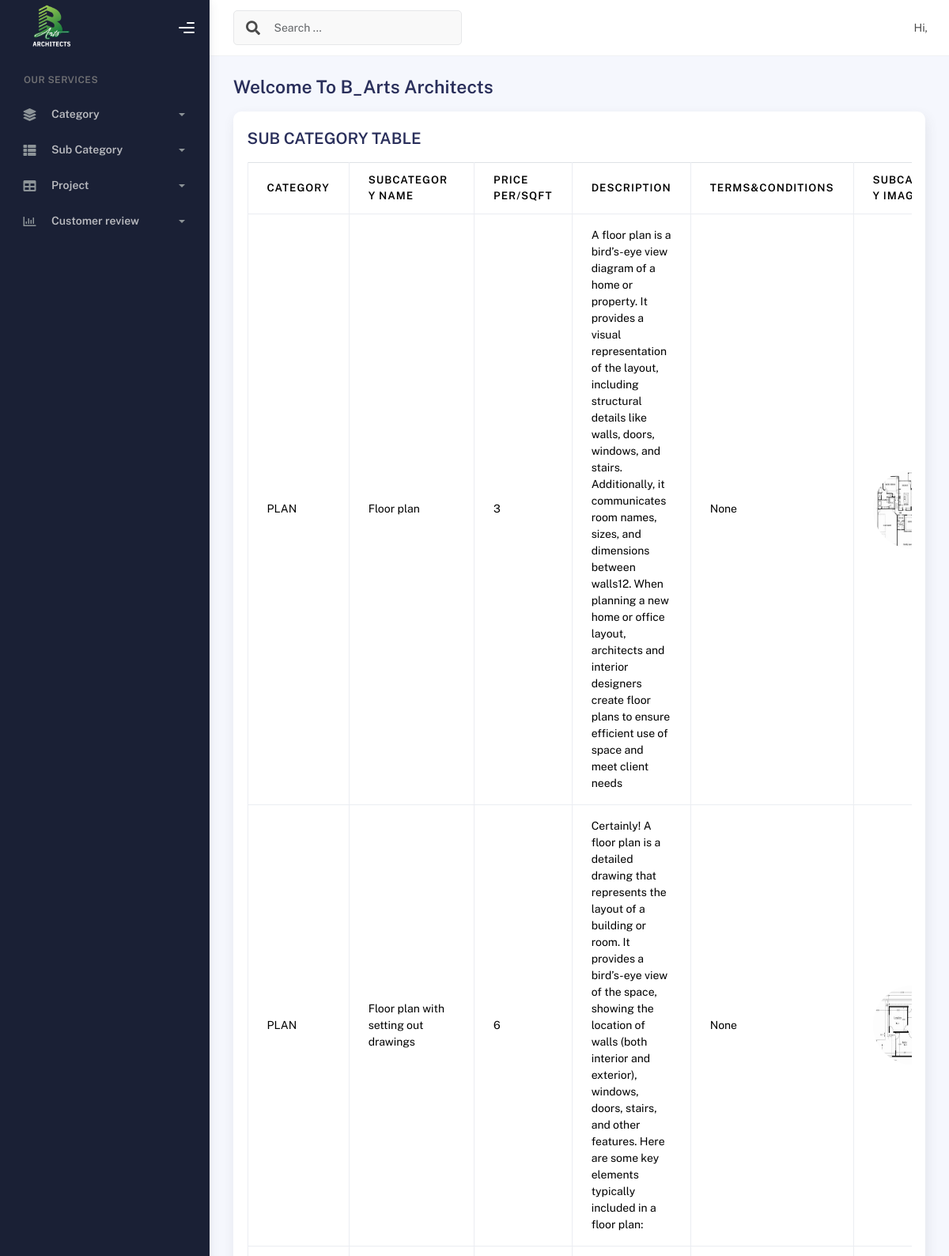
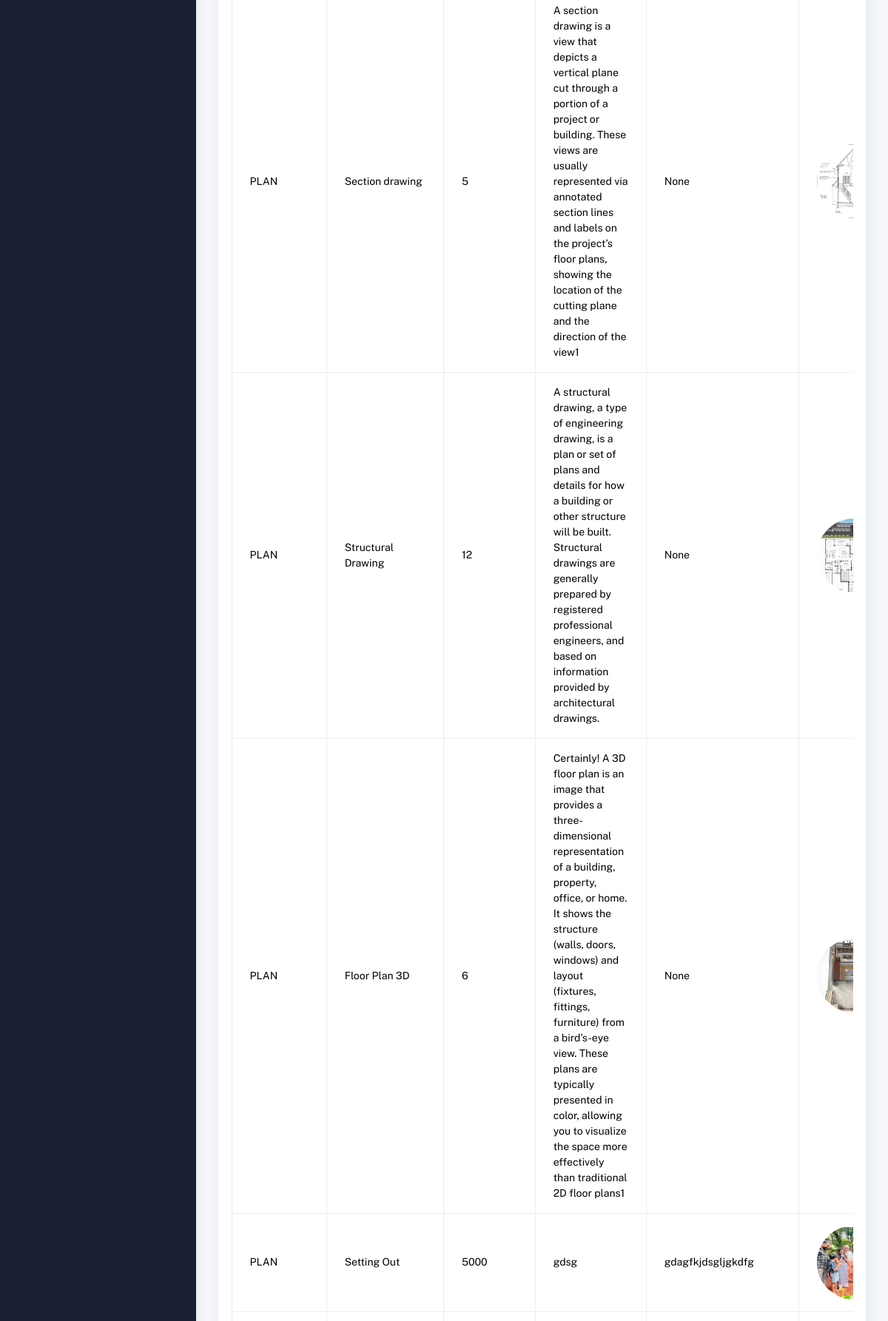
The page /Bartsapp/Dispaly_subcategory/ (upper part) on the database its author committed (2 pictures, top to bottom).
### Bartsapp/models.py (models this page shows)
class sub_categorydb(models.Model):
    Category=models.CharField(max_length=100,blank=True,null=True)
    subcategory_name=models.CharField(max_length=100,blank=True,null=True)
    Price=models.IntegerField(null=True,blank=True)
    Description=models.CharField(max_length=100,blank=True,null=True)
    Terms_conditions=models.CharField(max_length=100,blank=True,null=True)
    sub_categoryimage=models.ImageField(upload_to="category images",null=True,blank=True)

### Bartsapp/views.py (the view)
# urls.py: path('Dispaly_subcategory/',views.Dispaly_subcategory,name="Dispaly_subcategory"),
def Dispaly_subcategory(req):
    data=sub_categorydb.objects.all()
    return render(req,"Display_subcategory.html",{'data':data})

### Bartsapp/templates/Display_subcategory.html (shortened to what this page needs)
<!DOCTYPE html>
{%extends 'index.html'%}
{%block content%}
<html lang="en">
<head>
</head>
<body>
<div class="col-lg-12 grid-margin stretch-card">
              <div class="card">
                <div class="card-body">
                  <h4 class="card-title">SUB CATEGORY TABLE</h4>
                  <div class="table-responsive pt-3">
                    <table class="table table-bordered">
                      <thead>
                        <tr>
                          <th>CATEGORY </th>
                            <th>SUBCATEGORY NAME</th>
                            <th>PRICE PER/SQFT</th>
                            <th>DESCRIPTION</th>
                            <th>TERMS&CONDITIONS</th>
                            <th>SUBCATEGORY IMAGE</th>
                        </tr>
                      </thead>
                      <tbody>
                       <tr>
                           {%for i in data%}
                           <td>{{i.Category}}</td>
                           <td>{{i.subcategory_name}}</td>
                           <td>{{i.Price}}</td>
                           <td>{{i.Description}}</td>
                           <td>{{i.Terms_conditions}}</td>
                           <td>
                               <img src="{{i.sub_categoryimage.url}}" style="border-radius:55%;height:100px;width:100px">
                           </td>
                       </tr>
                      {%endfor%}
                      </tbody>
                    </table>
                  </div>
                </div>
              </div>
            </div>
</body>
</html>
{%endblock%}

### Bartsapp/templates/index.html (shortened to what this page needs)
<!DOCTYPE html>
{% load static %}
<html lang="en">
  <head>
    <link rel="stylesheet" href="{% static 'assets/css/bootstrap.min.css'%}" />
    <link rel="stylesheet" href="{% static 'assets/css/plugins.min.css'%}" />
    <link rel="stylesheet" href="{% static 'assets/css/kaiadmin.min.css'%}" />
    <link rel="stylesheet" href="{% static 'assets/css/demo.css'%}" />
  </head>
  <body>
    <div class="wrapper">
      <div class="sidebar" data-background-color="dark">
        <div class="sidebar-logo">
          <div class="logo-header" data-background-color="dark">
            <a href="index.html" class="logo">
              <img
                src="{% static 'assets/img/arts4 (1).png' %}"
                alt="navbar brand"
                class="navbar-brand"
                height="80px"
                width="80px"
              />
            </a>
            <div class="nav-toggle">
              <button class="btn btn-toggle toggle-sidebar">
                <i class="gg-menu-right"></i>
              </button>
            </div>
          </div>
        </div>
        <div class="sidebar-wrapper scrollbar scrollbar-inner">
          <div class="sidebar-content">
            <ul class="nav nav-secondary">
              <li class="nav-section">
                <h4 class="text-section">Our Services</h4>
              </li>
              <li class="nav-item">
                <a data-bs-toggle="collapse" href="#base">
                  <i class="fas fa-layer-group"></i>
                  <p>Category</p>
                  <span class="caret"></span>
                </a>
              </li>
              <li class="nav-item">
                <a data-bs-toggle="collapse" href="#sidebarLayouts">
                  <i class="fas fa-th-list"></i>
                  <p>Sub Category</p>
                  <span class="caret"></span>
                </a>
              </li>
              <li class="nav-item">
                <a data-bs-toggle="collapse" href="#tables">
                  <i class="fas fa-table"></i>
                  <p>Project</p>
                  <span class="caret"></span>
                </a>
              </li>
              <li class="nav-item">
                <a data-bs-toggle="collapse" href="#charts">
                  <i class="far fa-chart-bar"></i>
                  <p>Customer review</p>
                  <span class="caret"></span>
                </a>
              </li>
            </ul>
          </div>
        </div>
      </div>
      <div class="main-panel">
        <div class="main-header">
          <nav
            class="navbar navbar-header navbar-header-transparent navbar-expand-lg border-bottom"
          >
            <div class="container-fluid">
              <nav
                class="navbar navbar-header-left navbar-expand-lg navbar-form nav-search p-0 d-none d-lg-flex"
              >
                <div class="input-group">
                  <div class="input-group-prepend">
                    <button type="submit" class="btn btn-search pe-1">
                      <i class="fa fa-search search-icon"></i>
                    </button>
                  </div>
                  <input
                    type="text"
                    placeholder="Search ..."
                    class="form-control"
                  />
                </div>
              </nav>
              <ul class="navbar-nav topbar-nav ms-md-auto align-items-center">
                <li class="nav-item topbar-user dropdown hidden-caret">
                  <a
                    class="dropdown-toggle profile-pic"
                    data-bs-toggle="dropdown"
                    href="#"
                    aria-expanded="false"
                  >
                    <span class="profile-username">
                      <span class="op-7">Hi,</span>
                  </a>
                </li>
              </ul>
            </div>
          </nav>
        </div>
        <div class="container">
          <div class="page-inner">
              <div>
                <h3 class="fw-bold mb-3">Welcome To B_Arts Architects</h3>
              </div>
            {% block content %}{%endblock%}
            </div>
          </div>
        </div>
        <div class="custom-toggle">
        </div>
      </div>
     </body>
</html>

### rows shown on the page
sub_categorydb: Category "PLAN", subcategory_name "Floor plan", Price "3", Description "A floor plan is a bird’s-eye view diagram of a home or property. It provides a visual representation of the layout, including structural details like walls, doors, windows, and stairs. Additionally, it communicates room names, sizes, and dimensions between walls12. When planning a new home or office layout, architects and interior designers create floor plans to ensure efficient use of space and meet client needs", Terms_conditions "None", sub_categoryimage (picture)
sub_categorydb: Category "PLAN", subcategory_name "Floor plan with setting out drawings", Price "6", Description "Certainly! A floor plan is a detailed drawing that represents the layout of a building or room. It provides a bird’s-eye view of the space, showing the location of walls (both interior and exterior), windows, doors, stairs, and other features. Here are some key elements typically included in a floor plan:", Terms_conditions "None", sub_categoryimage (picture)
sub_categorydb: Category "PLAN", subcategory_name "Section drawing", Price "5", Description "A section drawing is a view that depicts a vertical plane cut through a portion of a project or building. These views are usually represented via annotated section lines and labels on the project’s floor plans, showing the location of the cutting plane and the direction of the view1", Terms_conditions "None", sub_categoryimage (picture)
sub_categorydb: Category "PLAN", subcategory_name "Structural Drawing", Price "12", Description "A structural drawing, a type of engineering drawing, is a plan or set of plans and details for how a building or other structure will be built. Structural drawings are generally prepared by registered professional engineers, and based on information provided by architectural drawings.", Terms_conditions "None", sub_categoryimage (picture)
sub_categorydb: Category "PLAN", subcategory_name "Floor Plan 3D", Price "6", Description "Certainly! A 3D floor plan is an image that provides a three-dimensional representation of a building, property, office, or home. It shows the structure (walls, doors, windows) and layout (fixtures, fittings, furniture) from a bird’s-eye view. These plans are typically presented in color, allowing you to visualize the space more effectively than traditional 2D floor plans1", Terms_conditions "None", sub_categoryimage (picture)
sub_categorydb: Category "PLAN", subcategory_name "Setting Out", Price "5000", Description "gdsg", Terms_conditions "gdagfkjdsgljgkdfg", sub_categoryimage (picture)
